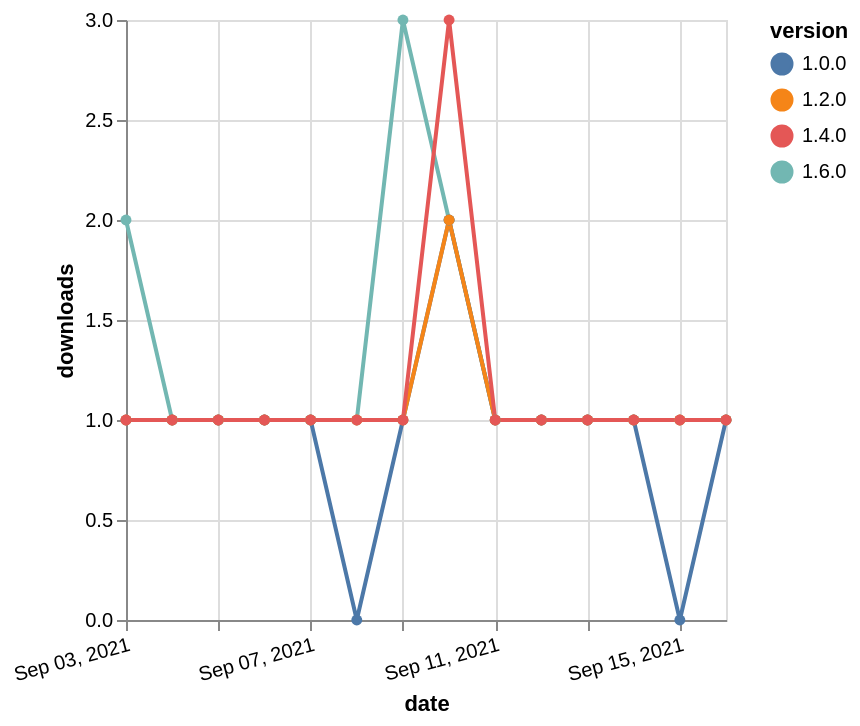

Write the Vega-Lite specification saved for this chart.
### Vega-Lite specification from a JSON file in a GitHub repository (floating-point values rounded to 4 significant figures)
{"$schema": "https://vega.github.io/schema/vega-lite/v5.json", "description": "A simple bar chart with embedded data.", "data": {"values": [{"date": "2021-09-03", "total": 119, "delta": 2, "version": "1.6.0"}, {"date": "2021-09-04", "total": 120, "delta": 1, "version": "1.6.0"}, {"date": "2021-09-05", "total": 121, "delta": 1, "version": "1.6.0"}, {"date": "2021-09-06", "total": 122, "delta": 1, "version": "1.6.0"}, {"date": "2021-09-07", "total": 123, "delta": 1, "version": "1.6.0"}, {"date": "2021-09-08", "total": 124, "delta": 1, "version": "1.6.0"}, {"date": "2021-09-09", "total": 127, "delta": 3, "version": "1.6.0"}, {"date": "2021-09-10", "total": 129, "delta": 2, "version": "1.6.0"}, {"date": "2021-09-11", "total": 130, "delta": 1, "version": "1.6.0"}, {"date": "2021-09-12", "total": 131, "delta": 1, "version": "1.6.0"}, {"date": "2021-09-13", "total": 132, "delta": 1, "version": "1.6.0"}, {"date": "2021-09-14", "total": 133, "delta": 1, "version": "1.6.0"}, {"date": "2021-09-15", "total": 134, "delta": 1, "version": "1.6.0"}, {"date": "2021-09-16", "total": 135, "delta": 1, "version": "1.6.0"}, {"date": "2021-09-03", "total": 178, "delta": 1, "version": "1.0.0"}, {"date": "2021-09-04", "total": 179, "delta": 1, "version": "1.0.0"}, {"date": "2021-09-05", "total": 180, "delta": 1, "version": "1.0.0"}, {"date": "2021-09-06", "total": 181, "delta": 1, "version": "1.0.0"}, {"date": "2021-09-07", "total": 182, "delta": 1, "version": "1.0.0"}, {"date": "2021-09-08", "total": 182, "delta": 0, "version": "1.0.0"}, {"date": "2021-09-09", "total": 183, "delta": 1, "version": "1.0.0"}, {"date": "2021-09-10", "total": 185, "delta": 2, "version": "1.0.0"}, {"date": "2021-09-11", "total": 186, "delta": 1, "version": "1.0.0"}, {"date": "2021-09-12", "total": 187, "delta": 1, "version": "1.0.0"}, {"date": "2021-09-13", "total": 188, "delta": 1, "version": "1.0.0"}, {"date": "2021-09-14", "total": 189, "delta": 1, "version": "1.0.0"}, {"date": "2021-09-15", "total": 189, "delta": 0, "version": "1.0.0"}, {"date": "2021-09-16", "total": 190, "delta": 1, "version": "1.0.0"}, {"date": "2021-09-03", "total": 158, "delta": 1, "version": "1.2.0"}, {"date": "2021-09-04", "total": 159, "delta": 1, "version": "1.2.0"}, {"date": "2021-09-05", "total": 160, "delta": 1, "version": "1.2.0"}, {"date": "2021-09-06", "total": 161, "delta": 1, "version": "1.2.0"}, {"date": "2021-09-07", "total": 162, "delta": 1, "version": "1.2.0"}, {"date": "2021-09-08", "total": 163, "delta": 1, "version": "1.2.0"}, {"date": "2021-09-09", "total": 164, "delta": 1, "version": "1.2.0"}, {"date": "2021-09-10", "total": 166, "delta": 2, "version": "1.2.0"}, {"date": "2021-09-11", "total": 167, "delta": 1, "version": "1.2.0"}, {"date": "2021-09-12", "total": 168, "delta": 1, "version": "1.2.0"}, {"date": "2021-09-13", "total": 169, "delta": 1, "version": "1.2.0"}, {"date": "2021-09-14", "total": 170, "delta": 1, "version": "1.2.0"}, {"date": "2021-09-15", "total": 171, "delta": 1, "version": "1.2.0"}, {"date": "2021-09-16", "total": 172, "delta": 1, "version": "1.2.0"}, {"date": "2021-09-03", "total": 181, "delta": 1, "version": "1.4.0"}, {"date": "2021-09-04", "total": 182, "delta": 1, "version": "1.4.0"}, {"date": "2021-09-05", "total": 183, "delta": 1, "version": "1.4.0"}, {"date": "2021-09-06", "total": 184, "delta": 1, "version": "1.4.0"}, {"date": "2021-09-07", "total": 185, "delta": 1, "version": "1.4.0"}, {"date": "2021-09-08", "total": 186, "delta": 1, "version": "1.4.0"}, {"date": "2021-09-09", "total": 187, "delta": 1, "version": "1.4.0"}, {"date": "2021-09-10", "total": 190, "delta": 3, "version": "1.4.0"}, {"date": "2021-09-11", "total": 191, "delta": 1, "version": "1.4.0"}, {"date": "2021-09-12", "total": 192, "delta": 1, "version": "1.4.0"}, {"date": "2021-09-13", "total": 193, "delta": 1, "version": "1.4.0"}, {"date": "2021-09-14", "total": 194, "delta": 1, "version": "1.4.0"}, {"date": "2021-09-15", "total": 195, "delta": 1, "version": "1.4.0"}, {"date": "2021-09-16", "total": 196, "delta": 1, "version": "1.4.0"}]}, "width": "container", "mark": {"type": "line", "point": {"filled": true}}, "encoding": {"x": {"field": "date", "type": "temporal", "timeUnit": "yearmonthdate", "title": "date", "axis": {"labelAngle": -15}}, "y": {"field": "delta", "type": "quantitative", "title": "downloads"}, "color": {"field": "version", "type": "nominal"}, "tooltip": {"field": "delta"}}}
